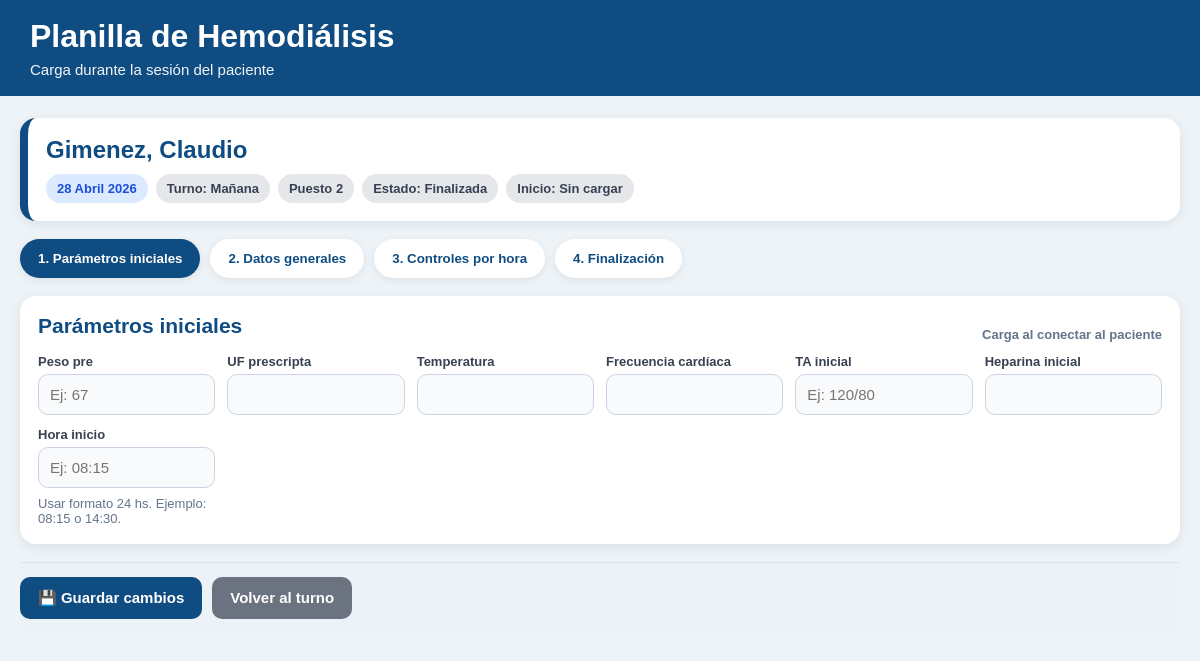
/signos/12/ (signed in), run on the app's committed database.
### sesiones/models.py (models this page shows, shortened)
class SesionDialisis(models.Model):
    TURNO_CHOICES = [
        ("manana", "Mañana"),
        ("tarde", "Tarde"),
        ("noche", "Noche"),
    ]
    ESTADO_CHOICES = [
        ("pendiente", "Pendiente"),
        ("activa", "En sesión"),
        ("finalizada", "Finalizada"),
    ]
    paciente = models.ForeignKey(Paciente, on_delete=models.CASCADE)
    puesto = models.ForeignKey(Puesto, on_delete=models.SET_NULL, null=True, blank=True)
    fecha = models.DateField()
    turno = models.CharField(max_length=10, choices=TURNO_CHOICES)
    estado = models.CharField(max_length=20, choices=ESTADO_CHOICES, default="pendiente")
    peso_pre = models.DecimalField(max_digits=5, decimal_places=2, null=True, blank=True)
    peso_post = models.DecimalField(max_digits=5, decimal_places=2, null=True, blank=True)
    ta_inicial = models.CharField(max_length=20, blank=True)
    ta_final = models.CharField(max_length=20, blank=True)
    medicacion = models.TextField(blank=True)
    incidencias = models.TextField(blank=True)
    observaciones = models.TextField(blank=True)
    finalizada = models.BooleanField(default=False)
    creada_en = models.DateTimeField(auto_now_add=True)
    class Meta:
        ordering = ["-fecha", "turno"]

class Puesto(models.Model):
    numero = models.PositiveIntegerField(unique=True)
    activo = models.BooleanField(default=True)
    def __str__(self):
        return f"Puesto {self.numero}"

class PlanillaHemodialisis(models.Model):
    sesion = models.OneToOneField(SesionDialisis, on_delete=models.CASCADE)
    acceso_vascular = models.CharField(max_length=100, blank=True)
    dializador = models.CharField(max_length=100, blank=True)
    concentrado = models.CharField(max_length=100, blank=True)
    agujas = models.CharField(max_length=100, blank=True)
    talla = models.CharField(max_length=50, blank=True)
    peso_seco = models.DecimalField(max_digits=5, decimal_places=2, null=True, blank=True)
    td = models.CharField(max_length=50, blank=True)
    qb = models.CharField(max_length=50, blank=True)
    qd = models.CharField(max_length=50, blank=True)
    na = models.CharField(max_length=50, blank=True)
    peso_pre = models.DecimalField(max_digits=5, decimal_places=2, null=True, blank=True)
    peso_post = models.DecimalField(max_digits=5, decimal_places=2, null=True, blank=True)
    uf_prescripta = models.CharField(max_length=50, blank=True)
    temperatura_inicial = models.CharField(max_length=50, blank=True)
    frecuencia_cardiaca_inicial = models.CharField(max_length=50, blank=True)
    ta_inicial = models.CharField(max_length=50, blank=True)
    heparina_inicial = models.CharField(max_length=100, blank=True)
    hora_inicio = models.CharField(max_length=50, blank=True)
    temperatura_final = models.CharField(max_length=50, blank=True)
    ta_egreso = models.CharField(max_length=50, blank=True)
    frecuencia_cardiaca_final = models.CharField(max_length=50, blank=True)
    uf_final = models.CharField(max_length=50, blank=True)
    hora_fin = models.CharField(max_length=50, blank=True)
    atb = models.CharField(max_length=100, blank=True)
    observaciones = models.TextField(blank=True)

### pacientes/models.py (models this page shows)
class Paciente(models.Model):
    nombre = models.CharField(max_length=100)
    apellido = models.CharField(max_length=100)
    dni = models.CharField(max_length=20, unique=True)
    fecha_nacimiento = models.DateField(null=True, blank=True)
    telefono = models.CharField(max_length=30, blank=True)
    direccion = models.CharField(max_length=200, blank=True)
    obra_social = models.CharField(max_length=100, blank=True)
    diagnostico = models.TextField(blank=True)
    acceso_vascular = models.CharField(max_length=100, blank=True)
    medico_tratante = models.CharField(max_length=100, blank=True)
    activo = models.BooleanField(default=True)
    observaciones = models.TextField(blank=True)
    creado_en = models.DateTimeField(auto_now_add=True)
    class Meta:
        ordering = ["apellido", "nombre"]
    def __str__(self):
        return f"{self.apellido}, {self.nombre}"

### dashboard/views.py (the view, shortened to what this page needs)
# urls.py: path("signos/<int:sesion_id>/", views.editar_signos, name="editar_signos"),
@login_required
def editar_signos(request, sesion_id):
    sesion = get_object_or_404(SesionDialisis, id=sesion_id)
    planilla, _ = PlanillaHemodialisis.objects.get_or_create(sesion=sesion)
    controles = []
    for i in range(1, 5):
        control, _ = ControlHorarioHemodialisis.objects.get_or_create(
            planilla=planilla,
            hora=i
        )
        controles.append(control)
    return render(request, "dashboard/editar_signos.html", {
        "sesion": sesion,
        "planilla": planilla,
        "controles": controles,
    })

### dashboard/templates/dashboard/editar_signos.html (shortened to what this page needs)
<!DOCTYPE html>
<html lang="es">
<head>
</head>
<body>
<div class="header">
    <h1>Planilla de Hemodiálisis</h1>
    <div class="sub">Carga durante la sesión del paciente</div>
</div>
<div class="container">
<form method="post">
    <div class="paciente-box">
        <div class="paciente-nombre">{{ sesion.paciente }}</div>
        <div class="chips">
            <span class="chip chip-blue">{{ sesion.fecha }}</span>
            <span class="chip">Turno: {{ sesion.get_turno_display }}</span>
            <span class="chip">{{ sesion.puesto|default:"Sin puesto" }}</span>
            <span class="chip">Estado: {{ sesion.get_estado_display }}</span>
            <span class="chip">Inicio: {{ planilla.hora_inicio|default:"Sin cargar" }}</span>
        </div>
    </div>
    <div class="tabs">
        <button type="button" class="tab-btn active" data-tab="inicial" onclick="mostrarHoja('inicial')">
            1. Parámetros iniciales
        </button>
        <button type="button" class="tab-btn" data-tab="generales" onclick="mostrarHoja('generales')">
            2. Datos generales
        </button>
        <button type="button" class="tab-btn" data-tab="controles" onclick="mostrarHoja('controles')">
            3. Controles por hora
        </button>
        <button type="button" class="tab-btn" data-tab="finales" onclick="mostrarHoja('finales')">
            4. Finalización
        </button>
    </div>
    <div id="hoja-inicial" class="hoja-tab">
        <div class="card">
            <div class="section-title">
                <h2>Parámetros iniciales</h2>
                <span class="ayuda">Carga al conectar al paciente</span>
            </div>
            <div class="grid">
<div>
    <label>Peso pre</label>
    <input
        type="number"
        step="0.01"
        name="peso_pre"
        id="peso_pre"
        value="{% if planilla.peso_pre %}{{ planilla.peso_pre|stringformat:'g' }}{% elif sesion.peso_pre %}{{ sesion.peso_pre|stringformat:'g' }}{% endif %}"
        placeholder="Ej: 67"
    >
</div>
                <div>
                    <label>UF prescripta</label>
                    <input name="uf_prescripta" value="{{ planilla.uf_prescripta }}">
                </div>
                <div>
                    <label>Temperatura</label>
                    <input name="temperatura_inicial" value="{{ planilla.temperatura_inicial }}">
                </div>
                <div>
                    <label>Frecuencia cardíaca</label>
                    <input name="frecuencia_cardiaca_inicial" value="{{ planilla.frecuencia_cardiaca_inicial }}">
                </div>
                <div>
                    <label>TA inicial</label>
                    <input name="ta_inicial" value="{{ planilla.ta_inicial }}" placeholder="Ej: 120/80">
                </div>
                <div>
                    <label>Heparina inicial</label>
                    <input name="heparina_inicial" value="{{ planilla.heparina_inicial }}">
                </div>
                <div>
                    <label>Hora inicio</label>
                    <input id="horaInicioInput" name="hora_inicio" value="{{ planilla.hora_inicio }}" placeholder="Ej: 08:15">
                    <div class="mini-ayuda">Usar formato 24 hs. Ejemplo: 08:15 o 14:30.</div>
                </div>
            </div>
        </div>
    </div>
    <div class="acciones">
      <button type="submit" class="btn">💾 Guardar cambios</button>
        <a href="/turno/?turno={{ sesion.turno }}" class="btn btn-sec">Volver al turno</a>
    </div>
</form>
</div>
</body>
</html>

### dashboard/templates/dashboard/editar_signos.html (style rules this page uses)
body { font-family: Arial, sans-serif; background: #eef3f8; margin: 0; color: #1f2937; }
.header { background: #0f4c81; color: white; padding: 18px 30px; }
.header h1 { margin: 0 0 6px 0; }
.header .sub { font-size: 15px; opacity: 0.95; }
.container { max-width: 1350px; margin: 22px auto; padding: 0 20px; }
.paciente-box { background: white; border-radius: 16px; padding: 18px; box-shadow: 0 3px 12px rgba(0,0,0,0.08); margin-bottom: 18px; border-left: 8px solid #0f4c81; }
.paciente-nombre { font-size: 24px; font-weight: bold; color: #0f4c81; margin-bottom: 10px; }
.chips { display: flex; gap: 8px; flex-wrap: wrap; }
.chip { background: #e5e7eb; color: #374151; padding: 7px 11px; border-radius: 999px; font-size: 13px; font-weight: bold; }
.chip-blue { background: #dbeafe; color: #1d4ed8; }
.tabs { display: flex; gap: 10px; margin-bottom: 18px; flex-wrap: wrap; }
.tab-btn { border: none; padding: 12px 18px; border-radius: 999px; background: white; color: #0f4c81; font-weight: bold; cursor: pointer; box-shadow: 0 2px 8px rgba(0,0,0,0.08); }
.tab-btn.active { background: #0f4c81; color: white; }
.card { background: white; border-radius: 16px; padding: 18px; box-shadow: 0 3px 12px rgba(0,0,0,0.08); margin-bottom: 18px; }
.card h2 { color: #0f4c81; margin: 0 0 16px 0; font-size: 21px; }
.grid { display: grid; grid-template-columns: repeat(auto-fit, minmax(170px, 1fr)); gap: 12px; }
label { font-weight: bold; font-size: 13px; display: block; margin-bottom: 5px; color: #374151; }
input, textarea { width: 100%; padding: 11px; border: 1px solid #cbd5e1; border-radius: 10px; box-sizing: border-box; font-size: 15px; background: #f8fafc; }
.acciones { position: sticky; bottom: 0; background: rgba(238,243,248,0.96); padding: 14px 0; display: flex; gap: 10px; flex-wrap: wrap; border-top: 1px solid #dbe4ee; }
.btn { text-decoration: none; border: none; background: #0f4c81; color: white; padding: 12px 18px; border-radius: 10px; font-weight: bold; cursor: pointer; font-size: 15px; }
.btn-sec { background: #6b7280; }
.section-title { display: flex; justify-content: space-between; gap: 10px; align-items: center; flex-wrap: wrap; }
.ayuda { font-size: 13px; color: #64748b; font-weight: bold; }
.mini-ayuda { color: #64748b; font-size: 13px; margin-top: 8px; }

### data on the page
SesionDialisis: paciente "Gimenez, Claudio", fecha "28 Abril 2026", turno "Mañana", puesto "Puesto 2", estado "Finalizada"
PlanillaHemodialisis: hora_inicio "Sin cargar"
